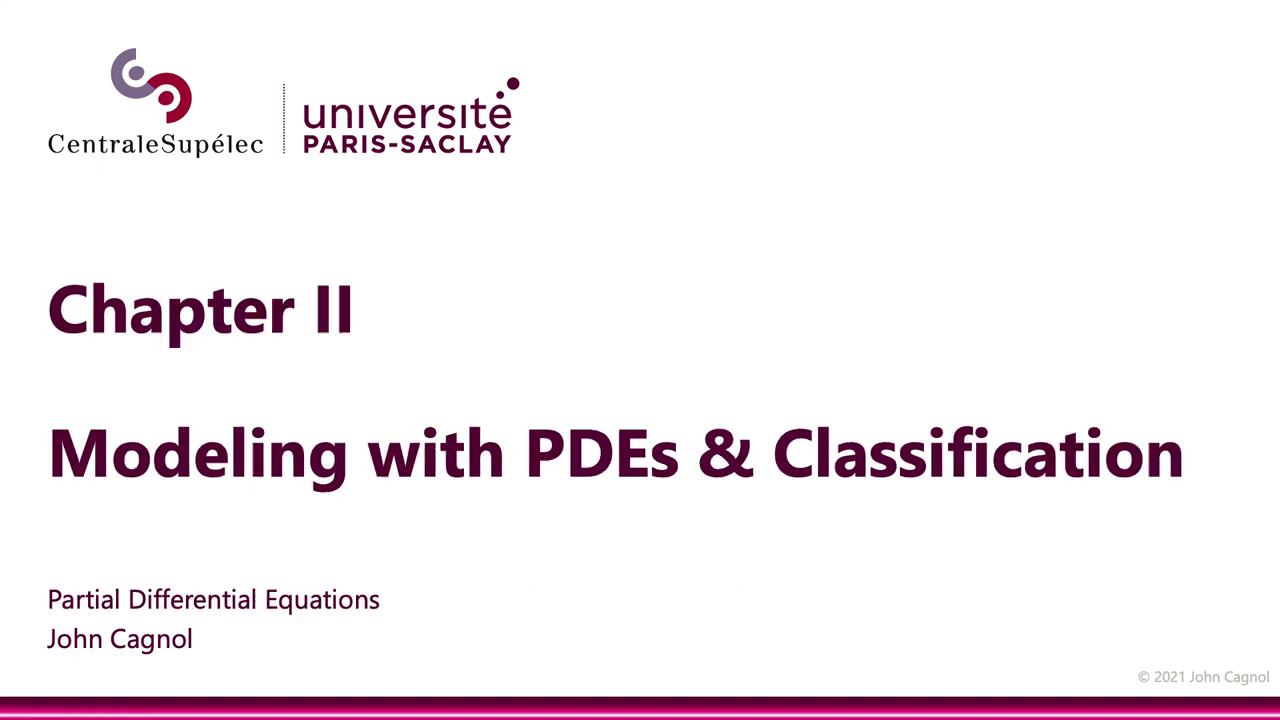
#> input picture slidemse/slide_0.png, 1280 x 720 px, found by its file name
$ jupyter execute --allow-errors MSE.ipynb
#> lines starting #> are read from the running program, lines starting #| are printed output that depends on the picture
[cell 1]
import cv2
import numpy as np
import os

[cell 2]
def mse(imageA, imageB):
    err = np.sum((imageA.astype("float") - imageB.astype("float")) ** 2)
    err /= float(imageA.shape[0] * imageA.shape[1])
    return err
l=[]
def extract_unique_slides_mse(video_path, output_folder, mse_threshold=1000):
    if not os.path.exists(output_folder):
        os.makedirs(output_folder)

    vidcap = cv2.VideoCapture(video_path)
    fps = vidcap.get(cv2.CAP_PROP_FPS)
    success, prev_frame = vidcap.read()
    count = 0
    saved_frame = 0
    prev_gray = cv2.cvtColor(prev_frame, cv2.COLOR_BGR2GRAY)

    slide_times = []
    start_time = 0

    while success:
        success, frame = vidcap.read()
        if not success:
            break

        gray = cv2.cvtColor(frame, cv2.COLOR_BGR2GRAY)
        mse_value = mse(prev_gray, gray)
        prev_gray = gray
        l.append(mse_value)

        current_time = count / fps

        if mse_value > mse_threshold:
            img_path = os.path.join(output_folder, f"slide_{saved_frame}.png")
            cv2.imwrite(img_path, frame)
            print(f"Saved slide_{saved_frame}.png at time {current_time} seconds")
            end_time = current_time
            slide_times.append((start_time, end_time))
            start_time = current_time
            saved_frame += 1

        count += 1

    vidcap.release()
    print("Done!")

    return slide_times

video_path = "C:\\Users\\marou\\Desktop\\VIDEO2BLOG\\vid.mp4"
output_folder = "C:\\Users\\marou\\Desktop\\VIDEO2BLOG\\slidemse"
#> (the rest of this cell did not finish here and is left out)

[cell 3]
import cv2
import pytesseract
import os
# Set the tesseract path in the script before calling image_to_string
pytesseract.pytesseract.tesseract_cmd = 'C:\\Program Files\\Tesseract-OCR\\tesseract.exe'
dicts = {}

def extract_text_from_image(image_path):
    for i, img_file in enumerate(os.listdir(image_path)):
        img = cv2.imread(os.path.join(image_path, img_file))
#> img is the input picture: shape (720, 1280, 3); mean B, G, R 240.6, 236.3, 243.6

        # Use pytesseract to extract text
        text = pytesseract.image_to_string(img)
        #add the text to a dictionary
        dicts[i] = text

    return dicts

image_path = "C:\\Users\\marou\\Desktop\\VIDEO2BLOG\\slidemse"
#> (the rest of this cell did not finish here and is left out)

[cell 4]
import json
def combine_dicts(dict1, dict2):
    combined = {}
    for i in range(len(dict1)):
        combined[i] = {
            "path": f"C:\\Users\\marou\\Desktop\\VIDEO2BLOG\\slidemse\\slide_{i}.png",
            "start": dict1[i][0],
            "end": dict1[i][1],
            "descrp": dict2[i]
        }
    return json.dumps(combined, indent=4)

#> (the rest of this cell did not finish here and is left out)

[cell 5]
import matplotlib.pyplot as plt
plt.plot(l, marker='o', linestyle='-')
plt.title('MSE between consecutive frames')
plt.xlabel('Consecutive Image Pair Index')
plt.ylabel('mse_value')
plt.grid(True)
plt.show()
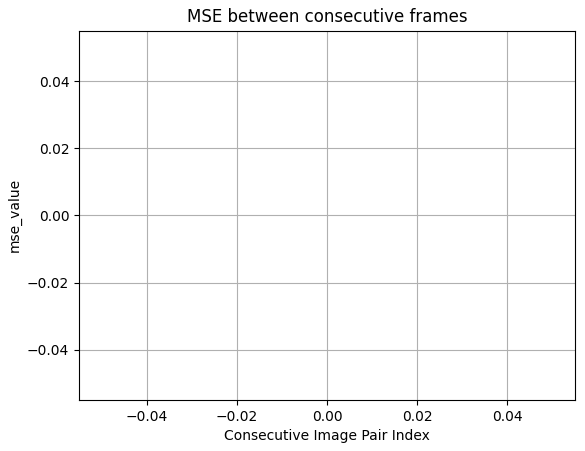
#> figure drawn by matplotlib, 1 panel
